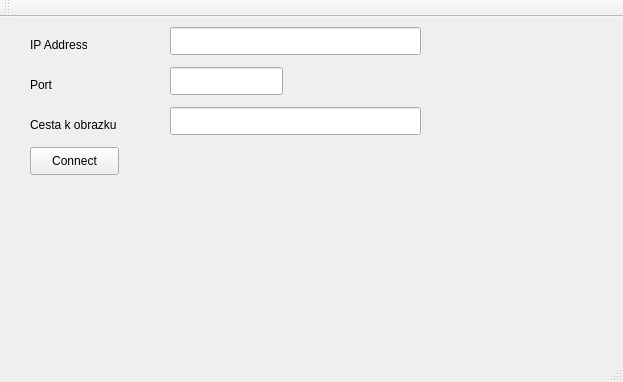
<?xml version="1.0" encoding="UTF-8"?>
<ui version="4.0">
 <class>MainWindow</class>
 <widget class="QMainWindow" name="MainWindow">
  <property name="geometry">
   <rect>
    <x>0</x>
    <y>0</y>
    <width>623</width>
    <height>382</height>
   </rect>
  </property>
  <property name="windowTitle">
   <string>MainWindow</string>
  </property>
  <widget class="QWidget" name="centralWidget">
   <widget class="QLabel" name="label">
    <property name="geometry">
     <rect>
      <x>30</x>
      <y>20</y>
      <width>57</width>
      <height>16</height>
     </rect>
    </property>
    <property name="text">
     <string>IP Address</string>
    </property>
   </widget>
   <widget class="QLineEdit" name="ipAddress">
    <property name="geometry">
     <rect>
      <x>170</x>
      <y>10</y>
      <width>251</width>
      <height>28</height>
     </rect>
    </property>
   </widget>
   <widget class="QLabel" name="label_2">
    <property name="geometry">
     <rect>
      <x>30</x>
      <y>60</y>
      <width>57</width>
      <height>16</height>
     </rect>
    </property>
    <property name="text">
     <string>Port</string>
    </property>
   </widget>
   <widget class="QLineEdit" name="port">
    <property name="geometry">
     <rect>
      <x>170</x>
      <y>50</y>
      <width>113</width>
      <height>28</height>
     </rect>
    </property>
   </widget>
   <widget class="QPushButton" name="connectBT">
    <property name="geometry">
     <rect>
      <x>30</x>
      <y>130</y>
      <width>89</width>
      <height>28</height>
     </rect>
    </property>
    <property name="text">
     <string>Connect</string>
    </property>
   </widget>
   <widget class="QLabel" name="label_3">
    <property name="geometry">
     <rect>
      <x>30</x>
      <y>100</y>
      <width>111</width>
      <height>16</height>
     </rect>
    </property>
    <property name="text">
     <string>Cesta k obrazku</string>
    </property>
   </widget>
   <widget class="QLineEdit" name="imagPath">
    <property name="geometry">
     <rect>
      <x>170</x>
      <y>90</y>
      <width>251</width>
      <height>28</height>
     </rect>
    </property>
   </widget>
  </widget>
  <widget class="QMenuBar" name="menuBar">
   <property name="geometry">
    <rect>
     <x>0</x>
     <y>0</y>
     <width>623</width>
     <height>22</height>
    </rect>
   </property>
  </widget>
  <widget class="QToolBar" name="mainToolBar">
   <attribute name="toolBarArea">
    <enum>TopToolBarArea</enum>
   </attribute>
   <attribute name="toolBarBreak">
    <bool>false</bool>
   </attribute>
  </widget>
  <widget class="QStatusBar" name="statusBar"/>
 </widget>
 <layoutdefault spacing="6" margin="11"/>
 <resources/>
 <connections/>
</ui>
